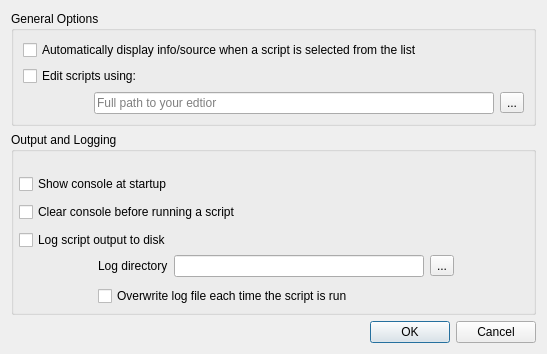
<?xml version="1.0" encoding="UTF-8"?>
<ui version="4.0">
 <class>PrefsDialog</class>
 <widget class="QDialog" name="PrefsDialog">
  <property name="geometry">
   <rect>
    <x>0</x>
    <y>0</y>
    <width>547</width>
    <height>354</height>
   </rect>
  </property>
  <property name="windowTitle">
   <string>Script Runner Preferences</string>
  </property>
  <layout class="QGridLayout" name="gridLayout_4">
   <item row="0" column="0">
    <widget class="QGroupBox" name="groupBox">
     <property name="sizePolicy">
      <sizepolicy hsizetype="Expanding" vsizetype="Fixed">
       <horstretch>0</horstretch>
       <verstretch>0</verstretch>
      </sizepolicy>
     </property>
     <property name="title">
      <string>General Options</string>
     </property>
     <layout class="QGridLayout" name="gridLayout_2">
      <item row="0" column="0">
       <widget class="QCheckBox" name="cbAutoDisplay">
        <property name="text">
         <string>Automatically display info/source when a script is selected from the list</string>
        </property>
       </widget>
      </item>
      <item row="1" column="0">
       <widget class="QCheckBox" name="cbCustomEditor">
        <property name="toolTip">
         <string>Application to use for editing scripts. If not specified, the system default will be used.</string>
        </property>
        <property name="text">
         <string>Edit scripts using:</string>
        </property>
       </widget>
      </item>
      <item row="2" column="0">
       <layout class="QHBoxLayout" name="horizontalLayout">
        <item>
         <spacer name="horizontalSpacer_3">
          <property name="orientation">
           <enum>Qt::Horizontal</enum>
          </property>
          <property name="sizeHint" stdset="0">
           <size>
            <width>40</width>
            <height>20</height>
           </size>
          </property>
         </spacer>
        </item>
        <item>
         <widget class="QLineEdit" name="leCustomEditorPath">
          <property name="minimumSize">
           <size>
            <width>400</width>
            <height>0</height>
           </size>
          </property>
          <property name="toolTip">
           <string>Full path to your editor application</string>
          </property>
          <property name="placeholderText">
           <string>Full path to your edtior</string>
          </property>
         </widget>
        </item>
        <item>
         <widget class="QToolButton" name="tbSetEditorPath">
          <property name="text">
           <string>...</string>
          </property>
         </widget>
        </item>
       </layout>
      </item>
     </layout>
    </widget>
   </item>
   <item row="1" column="0">
    <widget class="QGroupBox" name="groupBoxOutput">
     <property name="title">
      <string>Output and Logging</string>
     </property>
     <widget class="QWidget" name="layoutWidget">
      <property name="geometry">
       <rect>
        <x>10</x>
        <y>120</y>
        <width>433</width>
        <height>58</height>
       </rect>
      </property>
      <layout class="QGridLayout" name="gridLayout">
       <item row="0" column="0">
        <spacer name="horizontalSpacer">
         <property name="orientation">
          <enum>Qt::Horizontal</enum>
         </property>
         <property name="sizeHint" stdset="0">
          <size>
           <width>40</width>
           <height>20</height>
          </size>
         </property>
        </spacer>
       </item>
       <item row="0" column="1">
        <widget class="QLabel" name="label">
         <property name="text">
          <string>Log directory</string>
         </property>
        </widget>
       </item>
       <item row="0" column="2">
        <widget class="QLineEdit" name="leLogDirectory">
         <property name="minimumSize">
          <size>
           <width>250</width>
           <height>0</height>
          </size>
         </property>
        </widget>
       </item>
       <item row="0" column="3">
        <widget class="QToolButton" name="tbSetLogDirectory">
         <property name="text">
          <string>...</string>
         </property>
        </widget>
       </item>
       <item row="1" column="0">
        <spacer name="horizontalSpacer_2">
         <property name="orientation">
          <enum>Qt::Horizontal</enum>
         </property>
         <property name="sizeHint" stdset="0">
          <size>
           <width>40</width>
           <height>20</height>
          </size>
         </property>
        </spacer>
       </item>
       <item row="1" column="1" colspan="2">
        <widget class="QCheckBox" name="cbOverwriteLogFile">
         <property name="text">
          <string>Overwrite log file each time the script is run</string>
         </property>
        </widget>
       </item>
      </layout>
     </widget>
     <widget class="QWidget" name="layoutWidget">
      <property name="geometry">
       <rect>
        <x>8</x>
        <y>40</y>
        <width>352</width>
        <height>80</height>
       </rect>
      </property>
      <layout class="QGridLayout" name="gridLayout_3">
       <item row="0" column="0">
        <widget class="QCheckBox" name="cbShowConsole">
         <property name="text">
          <string>Show console at startup</string>
         </property>
        </widget>
       </item>
       <item row="1" column="0">
        <widget class="QCheckBox" name="cbClearConsole">
         <property name="minimumSize">
          <size>
           <width>350</width>
           <height>0</height>
          </size>
         </property>
         <property name="text">
          <string>Clear console before running a script</string>
         </property>
        </widget>
       </item>
       <item row="2" column="0">
        <widget class="QCheckBox" name="cbLogToDisk">
         <property name="text">
          <string>Log script output to disk</string>
         </property>
        </widget>
       </item>
      </layout>
     </widget>
    </widget>
   </item>
   <item row="2" column="0">
    <widget class="QDialogButtonBox" name="buttonBox">
     <property name="orientation">
      <enum>Qt::Horizontal</enum>
     </property>
     <property name="standardButtons">
      <set>QDialogButtonBox::Cancel|QDialogButtonBox::Ok</set>
     </property>
    </widget>
   </item>
  </layout>
 </widget>
 <tabstops>
  <tabstop>cbClearConsole</tabstop>
  <tabstop>cbLogToDisk</tabstop>
  <tabstop>leLogDirectory</tabstop>
  <tabstop>tbSetLogDirectory</tabstop>
  <tabstop>buttonBox</tabstop>
 </tabstops>
 <resources/>
 <connections>
  <connection>
   <sender>buttonBox</sender>
   <signal>accepted()</signal>
   <receiver>PrefsDialog</receiver>
   <slot>accept()</slot>
   <hints>
    <hint type="sourcelabel">
     <x>224</x>
     <y>132</y>
    </hint>
    <hint type="destinationlabel">
     <x>157</x>
     <y>153</y>
    </hint>
   </hints>
  </connection>
  <connection>
   <sender>buttonBox</sender>
   <signal>rejected()</signal>
   <receiver>PrefsDialog</receiver>
   <slot>reject()</slot>
   <hints>
    <hint type="sourcelabel">
     <x>292</x>
     <y>138</y>
    </hint>
    <hint type="destinationlabel">
     <x>286</x>
     <y>153</y>
    </hint>
   </hints>
  </connection>
 </connections>
</ui>
